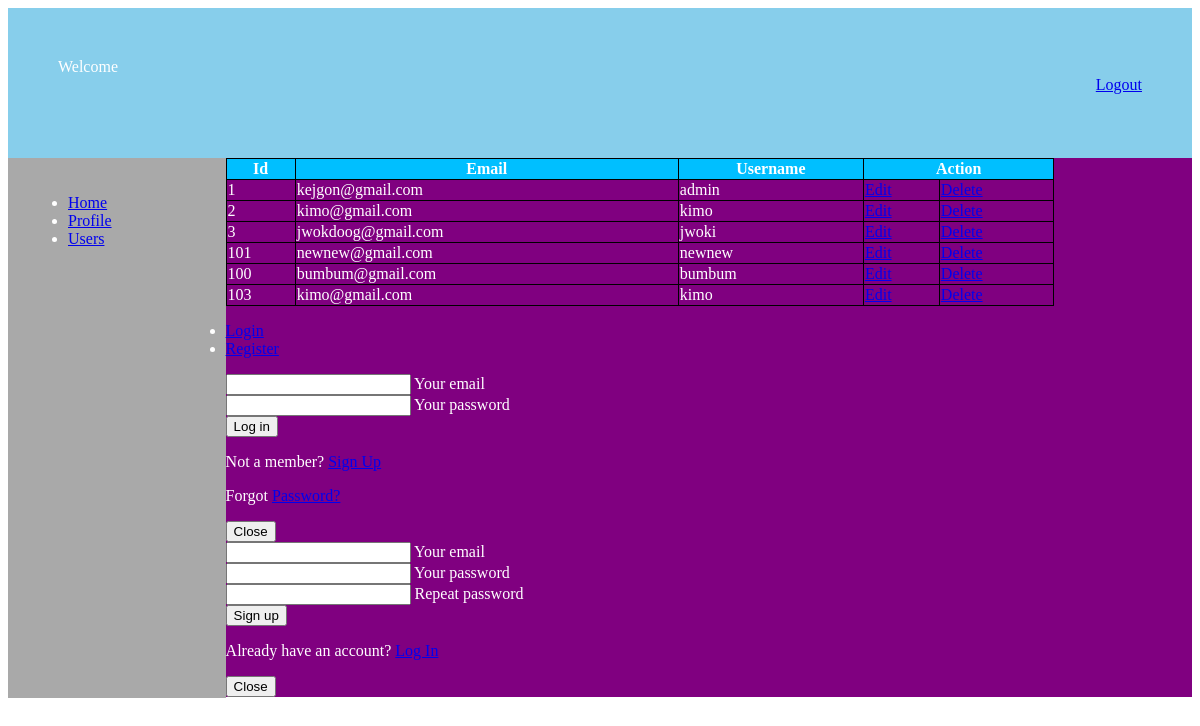
The app's page /admin/admin_page.php?id=3 with its own data.
### tables this page shows
CREATE TABLE IF NOT EXISTS `users` (
  `id` int(3) NOT NULL AUTO_INCREMENT,
  `email` varchar(255) NOT NULL,
  `username` varchar(255) NOT NULL,
  `password` varchar(255) NOT NULL,
  PRIMARY KEY (`id`)
);

### admin/view.php (the view, shortened to what this page needs)
<!DOCTYPE html>
<html>
<head>
</head>
<body>
<?php
include 'dbconn.php';
$sql = "SELECT * FROM users";
$results = $conn->query($sql);
if ($results->num_rows > 0) {
	echo "
    <div class='box'><table>
		  <tr>
		  <th>Id</th>
		  <th>Email</th>
		  <th>Username</th>
		  <th colspan='2'>Action</th>
		  </tr>";
	while ($row = $results->fetch_assoc()) {
	echo "<tr>
		  <td>".$row['id']."</td>
		  <td>".$row['email']."</td>
		  <td>".$row['username']."</td>
		  <td><a href='edit.php?id=$row[id]'>Edit</a></td>
		  <td><a href='delete.php?id=$row[id]'>Delete</a></td>
		  </tr>";
	}
	echo "</table> </div>";
}
?>
</body>
</html>
	<div class="modal fade" id="modalLRForm" tabindex="-1" role="dialog" aria-labelledby="myModalLabel" aria-hidden="true">
  <div class="modal-dialog cascading-modal" role="document">
    <div class="modal-content">
      <div class="modal-c-tabs">
        <ul class="nav nav-tabs md-tabs tabs-2 light-blue darken-3" role="tablist">
          <li class="nav-item">
            <a class="nav-link active" data-toggle="tab" href="#panel7" role="tab"><i class="fas fa-user mr-1"></i>
              Login</a>
          </li>
          <li class="nav-item">
            <a class="nav-link" data-toggle="tab" href="#panel8" role="tab"><i class="fas fa-user-plus mr-1"></i>
              Register</a>
          </li>
        </ul>
        <div class="tab-content">
          <div class="tab-pane fade in show active" id="panel7" role="tabpanel">
            <div class="modal-body mb-1">
              <div class="md-form form-sm mb-5">
                <input type="email" id="modalLRInput10" class="form-control form-control-sm validate">
                <label data-error="wrong" data-success="right" for="modalLRInput10">Your email</label>
              </div>
              <div class="md-form form-sm mb-4">
                <input type="password" id="modalLRInput11" class="form-control form-control-sm validate">
                <label data-error="wrong" data-success="right" for="modalLRInput11">Your password</label>
              </div>
              <div class="text-center mt-2">
                <button class="btn btn-info">Log in <i class="fas fa-sign-in ml-1"></i></button>
              </div>
            </div>
            <div class="modal-footer">
              <div class="options text-center text-md-right mt-1">
                <p>Not a member? <a href="#" class="blue-text">Sign Up</a></p>
                <p>Forgot <a href="#" class="blue-text">Password?</a></p>
              </div>
              <button type="button" class="btn btn-outline-info waves-effect ml-auto" data-dismiss="modal">Close</button>
            </div>
          </div>
          <div class="tab-pane fade" id="panel8" role="tabpanel">
            <div class="modal-body">
              <div class="md-form form-sm mb-5">
                <input type="email" id="modalLRInput12" class="form-control form-control-sm validate">
                <label data-error="wrong" data-success="right" for="modalLRInput12">Your email</label>
              </div>
              <div class="md-form form-sm mb-5">
                <input type="password" id="modalLRInput13" class="form-control form-control-sm validate">
                <label data-error="wrong" data-success="right" for="modalLRInput13">Your password</label>
              </div>
              <div class="md-form form-sm mb-4">
                <input type="password" id="modalLRInput14" class="form-control form-control-sm validate">
                <label data-error="wrong" data-success="right" for="modalLRInput14">Repeat password</label>
              </div>
              <div class="text-center form-sm mt-2">
                <button class="btn btn-info">Sign up <i class="fas fa-sign-in ml-1"></i></button>
              </div>
            </div>
            <div class="modal-footer">
              <div class="options text-right">
                <p class="pt-1">Already have an account? <a href="#" class="blue-text">Log In</a></p>
              </div>
              <button type="button" class="btn btn-outline-info waves-effect ml-auto" data-dismiss="modal">Close</button>
            </div>
          </div>
        </div>
      </div>
    </div>
  </div>
</div>

### admin/view.php (style rules this page uses)
body { color: white; }
table,th,td,tr { border:1px solid black; border-collapse: collapse; color: white; }
table { width: 70%; }
th { background-color: deepskyblue; text-align: center; }

### records on screen
users: id "1", email "kejgon@gmail.com", username "admin"
users: id "2", email "kimo@gmail.com", username "kimo"
users: id "3", email "jwokdoog@gmail.com", username "jwoki"
users: id "101", email "newnew@gmail.com", username "newnew"
users: id "100", email "bumbum@gmail.com", username "bumbum"
users: id "103", email "kimo@gmail.com", username "kimo"
